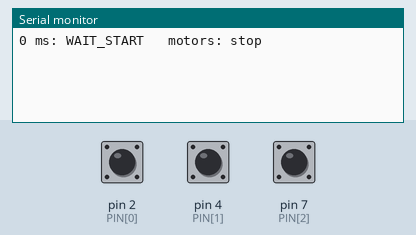
This sketch was run on a simulated Arduino Uno, built with avr-gcc and run on an emulated ATmega328P. On the bench: the last lines printed to the serial monitor. Inputs (shaded band) come from the test bench; at power-on: pin 2 (PIN[0]) HIGH, pin 4 (PIN[1]) HIGH, pin 7 (PIN[2]) HIGH.

Above: at 1.2 s.
1.3 s: pin 2 (PIN[0]) pulled LOW for 0.15 s
At 2.5 s:
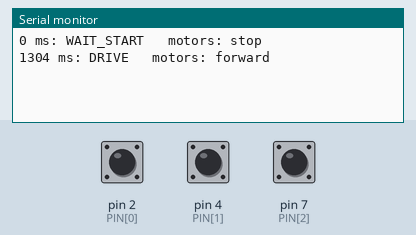
2.9 s: pin 4 (PIN[1]) pulled LOW for 0.15 s
At 3.3 s:
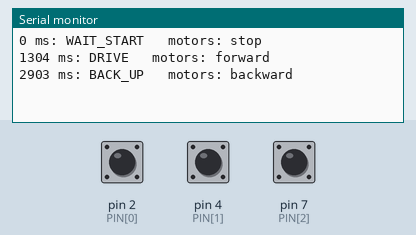
4.9 s: pin 7 (PIN[2]) pulled LOW for 0.15 s
At 5.66 s:
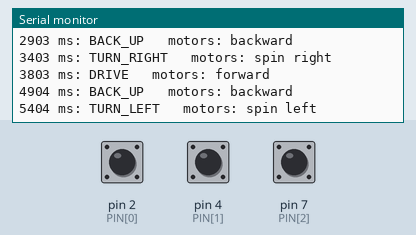
6.9 s: pin 2 (PIN[0]) pulled LOW for 1 s
At 8.2 s:
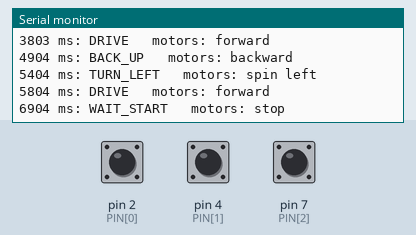

Measured:
- after the input at 1.3 s, the serial monitor: prints a new line at once (image 1)
- after the input at 2.9 s, the serial monitor: prints a new line at once (image 2)
- after the input at 4.9 s, the serial monitor: prints a new line at once (image 3)
- after the input at 6.9 s, the serial monitor: prints a new line at once (image 4)

The sketch:

rover_behaviour.ino
```cpp
// rover_behaviour.ino - Rover's first behaviour as a state machine:
// wait for the start button, drive, and after a bump: back up, then turn away from the side that was hit
const int N = 3;
const int PIN[N] = {2, 4, 7};          // [0] start button, [1] left bumper, [2] right bumper (all to GND)
const unsigned long DEBOUNCE_MS = 5;
const unsigned long BACK_UP_MS = 500;
const unsigned long TURN_MS = 400;     // a 90-degree turn; turning around takes twice as long

enum State { WAIT_START, DRIVE, BACK_UP, TURN_LEFT, TURN_RIGHT, TURN_AROUND };
const char *NAMES[] = {"WAIT_START", "DRIVE", "BACK_UP", "TURN_LEFT", "TURN_RIGHT", "TURN_AROUND"};
const char *MOTORS[] = {"stop", "forward", "backward", "spin left", "spin right", "spin right"};

State state = WAIT_START;
unsigned long stateStart = 0;
bool leftHit = false;                  // which bumpers were hit during this bump
bool rightHit = false;

int lastReading[N] = {HIGH, HIGH, HIGH};
unsigned long lastChange[N] = {0, 0, 0};
int stableLevel[N] = {HIGH, HIGH, HIGH};

bool newPress(int i) {                 // Chapter 99's debounce: true only at the moment of a real press
  int reading = digitalRead(PIN[i]);
  if (reading != lastReading[i]) {
    lastChange[i] = millis();
    lastReading[i] = reading;
  }
  if (millis() - lastChange[i] >= DEBOUNCE_MS && reading != stableLevel[i]) {
    stableLevel[i] = reading;
    return stableLevel[i] == LOW;
  }
  return false;
}

void enterState(State next) {
  state = next;
  stateStart = millis();
  Serial.print(millis());
  Serial.print(" ms: ");
  Serial.print(NAMES[state]);
  Serial.print("   motors: ");
  Serial.println(MOTORS[state]);
}

void setup() {
  Serial.begin(115200);
  for (int i = 0; i < N; i++) {
    pinMode(PIN[i], INPUT_PULLUP);
  }
  enterState(WAIT_START);
}

void loop() {
  bool startNew = newPress(0);         // check every input on every pass (Chapter 99)
  bool leftNew = newPress(1);
  bool rightNew = newPress(2);
  unsigned long inState = millis() - stateStart;

  if (startNew && state != WAIT_START) {   // in ANY moving state, the start button means "stop now"
    enterState(WAIT_START);
    return;
  }

  switch (state) {
    case WAIT_START:
      if (startNew) {
        enterState(DRIVE);
      }
      break;
    case DRIVE:
      if (leftNew || rightNew) {
        leftHit = leftNew;
        rightHit = rightNew;
        enterState(BACK_UP);
      }
      break;
    case BACK_UP:
      if (leftNew) {
        leftHit = true;                // the other bumper may close a moment later
      }
      if (rightNew) {
        rightHit = true;
      }
      if (inState >= BACK_UP_MS) {
        if (leftHit && rightHit) {
          enterState(TURN_AROUND);
        } else if (leftHit) {
          enterState(TURN_RIGHT);      // hit on the left: turn away, to the right
        } else {
          enterState(TURN_LEFT);
        }
      }
      break;
    case TURN_LEFT:
    case TURN_RIGHT:
      if (inState >= TURN_MS) {
        enterState(DRIVE);
      }
      break;
    case TURN_AROUND:
      if (inState >= 2 * TURN_MS) {
        enterState(DRIVE);
      }
      break;
  }
}
```
